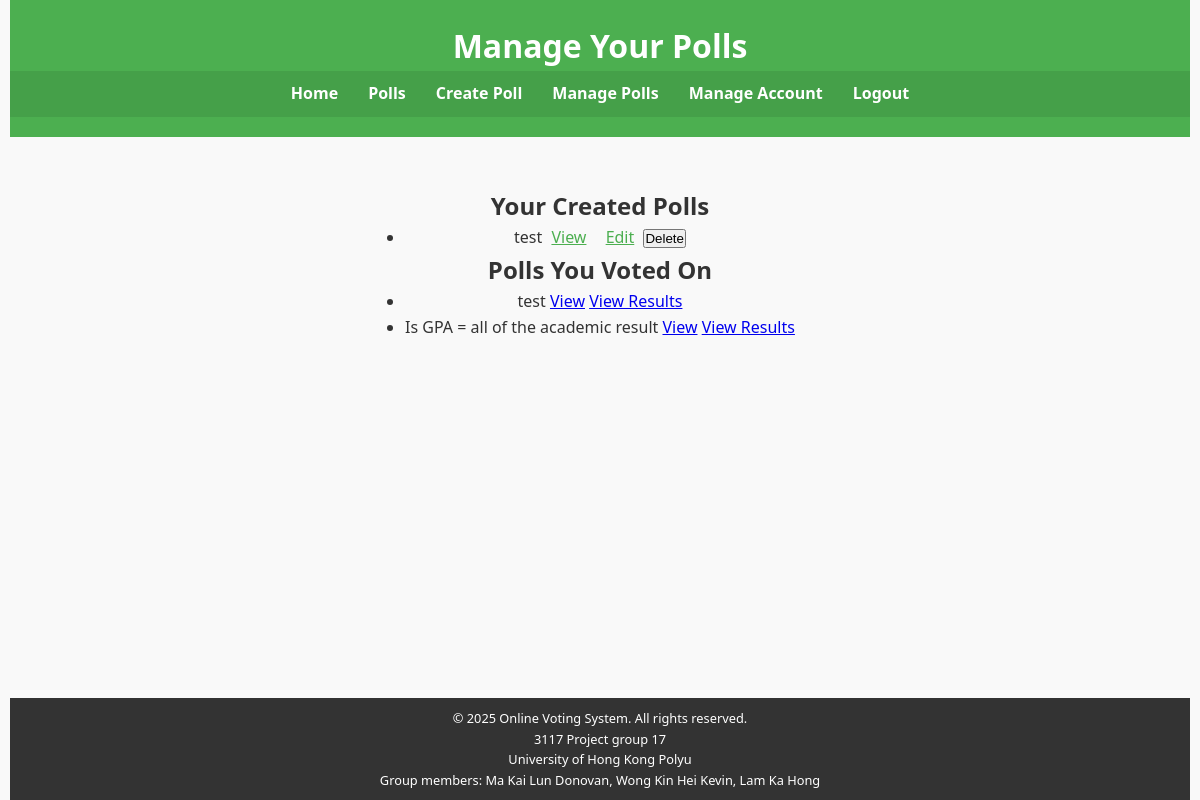
The page /manage_polls.php (signed in) on the database as committed earlier.
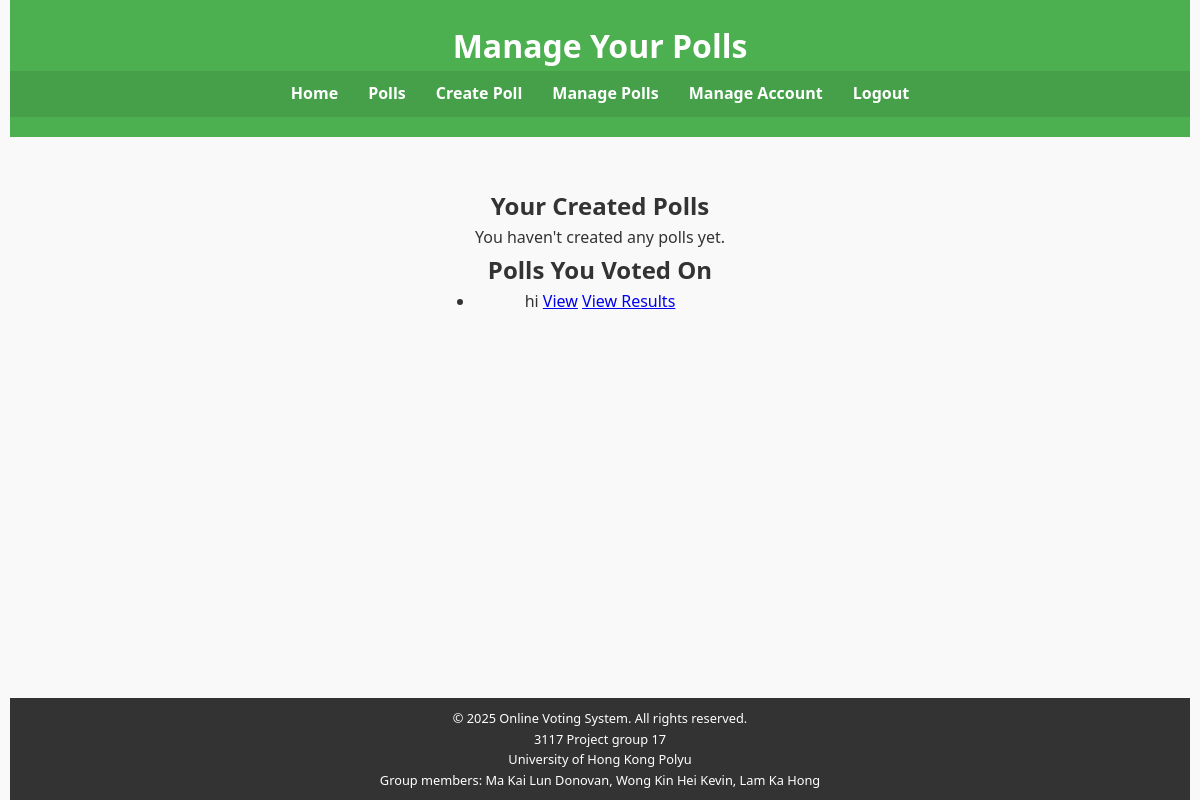
The same page on the database as committed later.
### tables this page shows
CREATE TABLE `polls` (
  `poll_id` int(11) NOT NULL,
  `user_id` int(11) NOT NULL,
  `question` text NOT NULL,
  `created_at` timestamp NOT NULL DEFAULT current_timestamp(),
  `content` text DEFAULT NULL
);

### manage_polls.php (the view, shortened to what this page needs)
<?php
include('db_connect.php');
$user_id = $_SESSION['user_id'];
$sql = "SELECT poll_id, question FROM polls WHERE user_id = ?";
$stmt = $conn->prepare($sql);
$stmt->bind_param("i", $user_id);
$stmt->execute();
$result = $stmt->get_result();
?>
<!DOCTYPE html>
<html lang="en">
<head>
    <link rel="stylesheet" href="styles.css">
</head>
<body>
    <header>
        <h1>Manage Your Polls</h1>
        <?php include('nav.php'); display_nav(1); ?>
    </header>
    <main>
        <h2>Your Created Polls</h2>
        <?php
        if ($result->num_rows > 0) {
            echo "<ul>";
            while ($row = $result->fetch_assoc()) {
                $question = htmlspecialchars($row['question'], ENT_QUOTES, 'UTF-8');
                $poll_id = intval($row['poll_id']);
                echo "<li>" . $question . " ";
                echo "<form action='vote.php' method='GET' style='display:inline; margin-right:5px;'>
                        <input type='hidden' name='poll_id' value='" . $poll_id . "'>
                        <button type='submit' class='link-button'>View</button>
                    </form>";
                echo "<form action='edit_poll.php' method='GET' style='display:inline;'>
                        <input type='hidden' name='poll_id' value='" . $poll_id . "'>
                        <button type='submit' class='link-button'>Edit</button>
                    </form>";
                echo "<form action='delete_poll.php' method='POST' style='display:inline;' onsubmit=\"return confirm('Are you sure you want to delete this poll?');\">";
                echo "<button type='submit'>Delete</button>";
                echo "</form>";
                echo "</li>";
            }
            echo "</ul>";
        } else {
            echo "<p>You haven't created any polls yet.</p>";
        }
        $sql = "SELECT DISTINCT polls.poll_id, polls.question
                FROM polls
                JOIN votes ON polls.poll_id = votes.poll_id
                WHERE votes.user_id = ?";
        $stmt = $conn->prepare($sql);
        $stmt->bind_param("i", $user_id);
        $stmt->execute();
        $result = $stmt->get_result();
        ?>
        <h2>Polls You Voted On</h2>
        <?php
        if ($result->num_rows > 0) {
            echo "<ul>";
            while ($row = $result->fetch_assoc()) {
                $question = htmlspecialchars($row['question'], ENT_QUOTES, 'UTF-8');
                $poll_id = intval($row['poll_id']);
                echo "<li>" . $question . " ";
                echo "<a href='vote.php?poll_id=" . $poll_id . "'>View</a> ";
                echo "<a href='view_results.php?poll_id=" . $poll_id . "'>View Results</a>";
                echo "</li>";
            }
            echo "</ul>";
        } else {
            echo "<p>You haven't voted on any polls yet.</p>";
        }
        ?>
    </main>
    <?php include('footer.php'); ?>
</body>
</html>

Rows that differ between the two databases and show on the page:
removed polls: question "test"
removed polls: question "Is GPA = all of the academic result", shown under "Polls You Voted On"
added polls: question "hi", shown under "Polls You Voted On"
Other text that changed with them:
text now shown: "You haven't created any polls yet."
